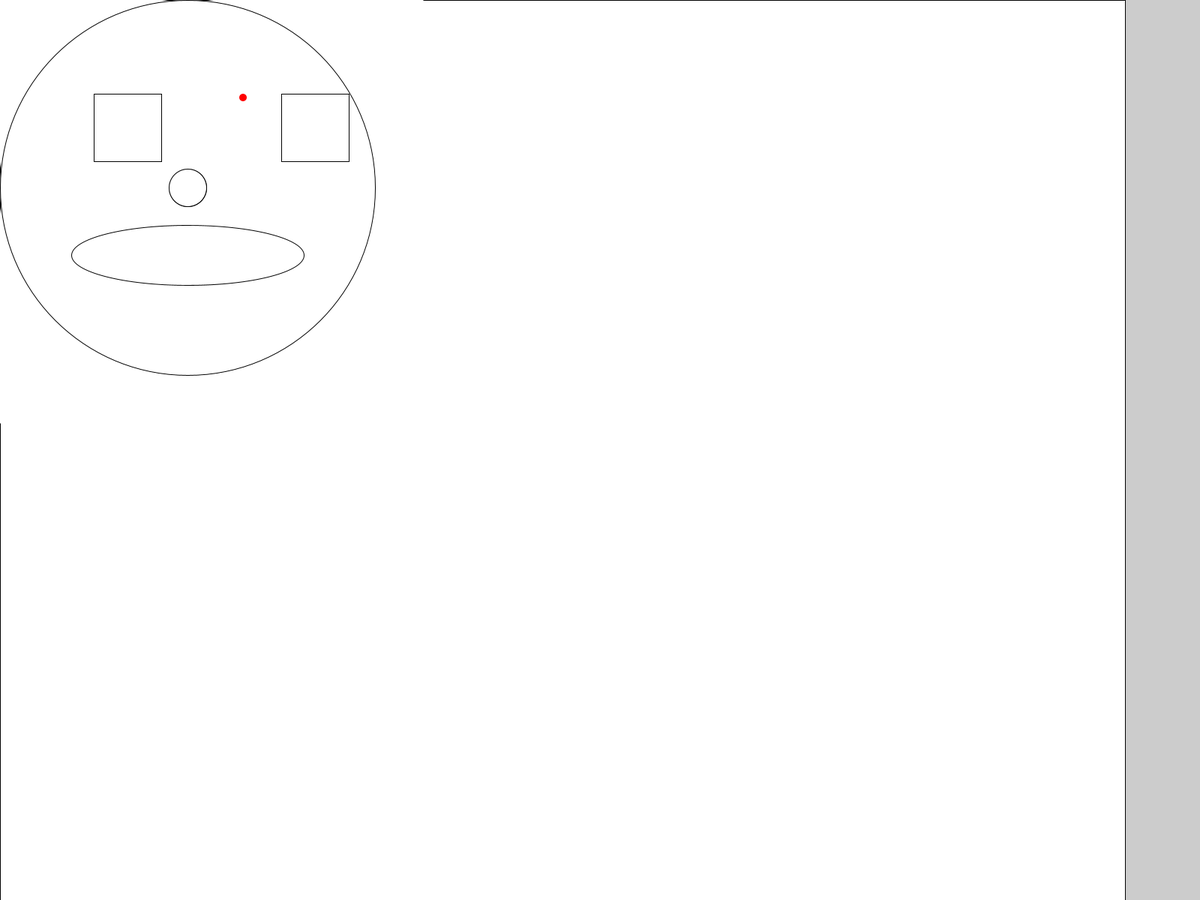
Frame 1 (no input)
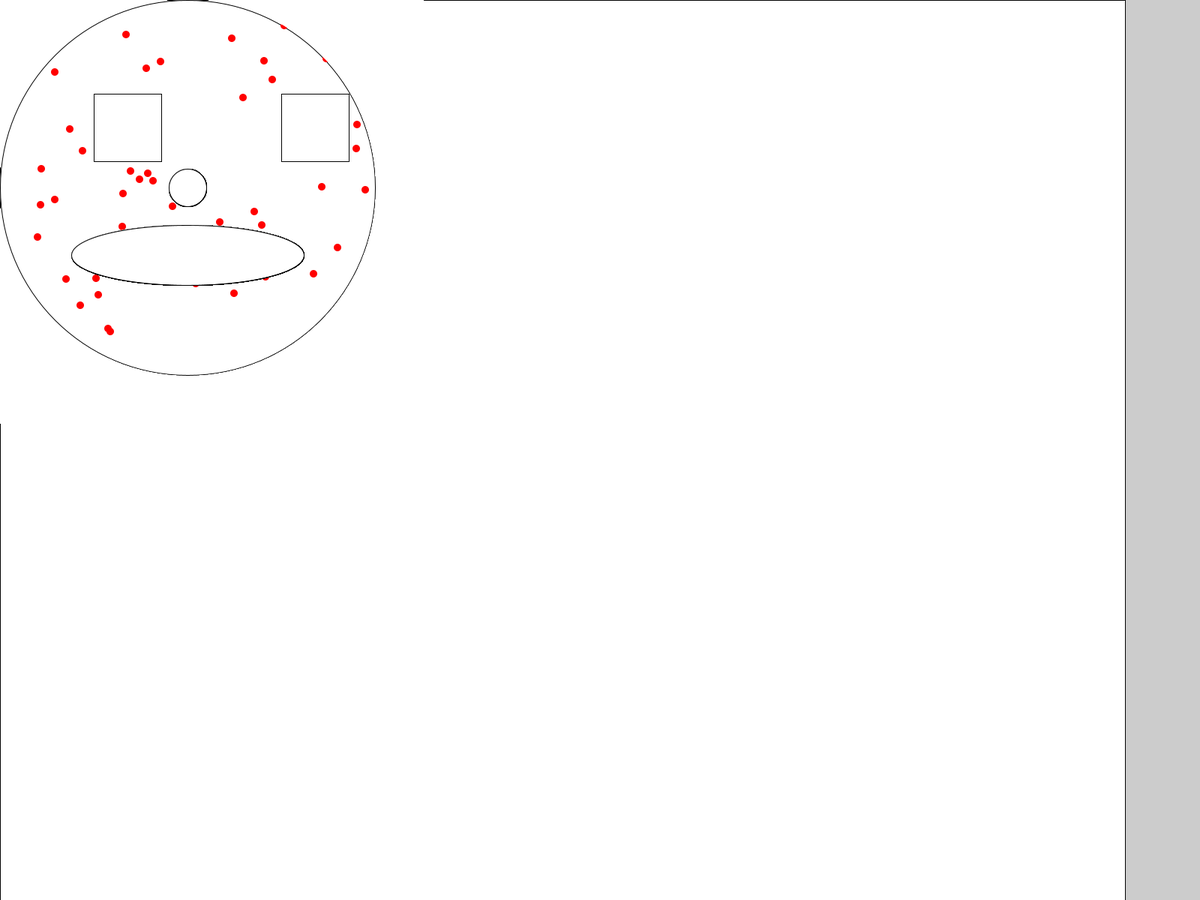
Frame 60 (the mouse pressed at the canvas centre just before this capture)
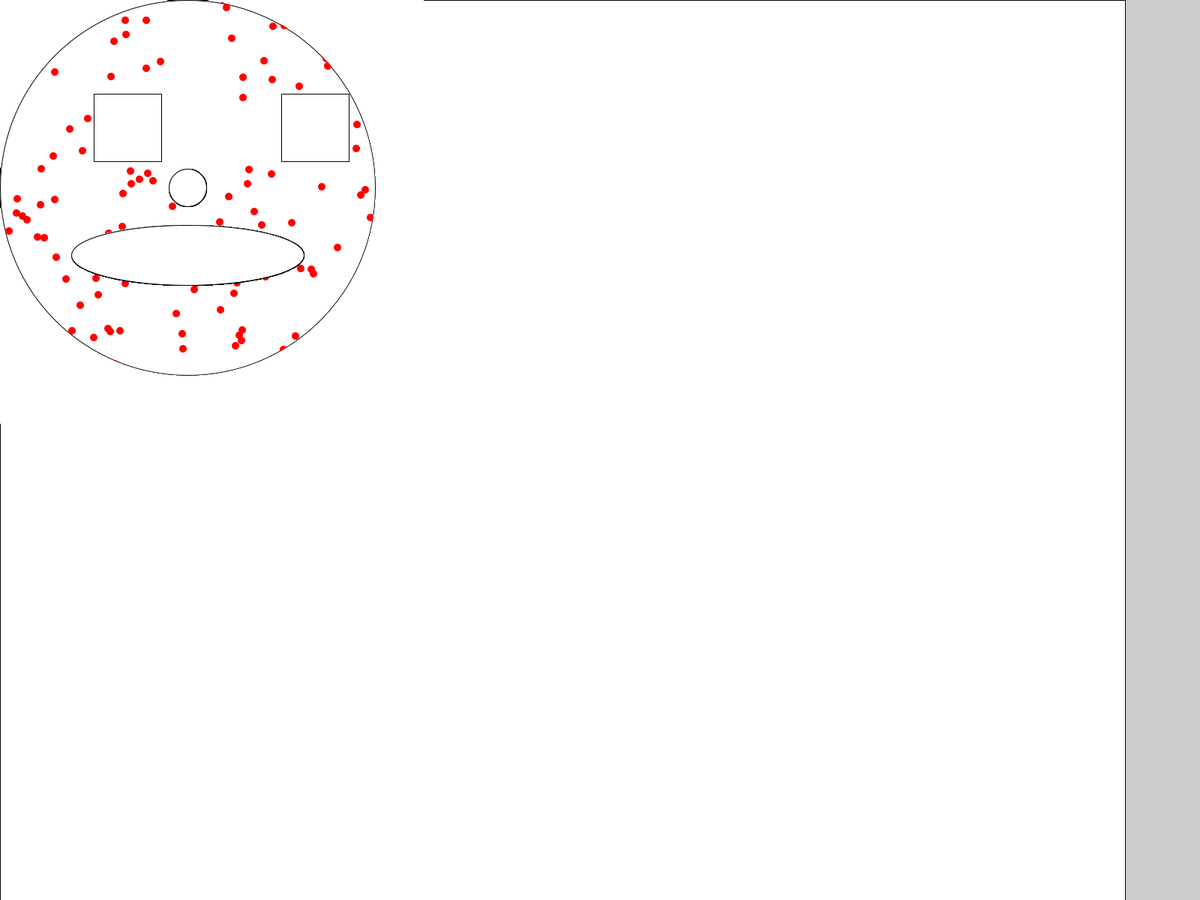
Frame 120 (the mouse held since frame 60 and released just before this capture)

The Processing sketch that drew these frames (run headless with seeded random() and noise(); from frame 60 on, the mouse is pressed at the canvas centre):

// Processing sketch: Measle_Aissngment
// ── Measle_Aissngment.pde
//Happy Measles, Structured Program

//Variables Go Here



void setup () {
  //Notice the overlap of lines, seperated by 1 pixel
fullScreen();
  //fullScreen();
  //print("Screen Dimension" + "\n My display width is " + displayWidth + "\nDisplay height is " + displayHeight);

  fill (#FFFFFF);
  rect (0, 0, 1500, 1500);
  fill(255);
  ellipse (250, 250, 500, 500); //face
  rect (375, 125, 75, 75); //eye left
  rect (375, 125, 75, 75); //eye right
  rectMode (CENTER);
  ellipse (250, 250, 50, 50); //nose
  rect (250, 250+90, 250, 20); //mouth
  rectMode (CORNER);
  //ellipse (displayWidth/2, displayHeight/2, displayHeight, displayHeight); //face
  //ellipse (displayWidth*3/8, displayHeight/4, displayWidth/10, displayWidth/10); //eye left
  //ellipse (displayWidth*5/8, displayHeight/4, displayWidth/10, displayWidth/10); //eye right
  //rectMode (CENTER); //change the default from CORNER
  //rect (displayWidth/2, displayHeight/2, displayHeight/11, displayHeight/11); //nose
  //rect (displayWidth/2, displayHeight/2+displayHeight/6, displayHeight/2, displayHeight/20); // mouth
  //rectMode (CORNER); //Change back to the Default
}

void draw () {
  //ellipse (int (random(0, 502)), int (random(0,502)), 800, 800);
  noStroke(); //Change the default
  fill(#FF0000); //Beautiful Red colour
  ellipse (int (random(0, 502)), int (random(0, 502)), 10, 10); //Measles Start, Casting Review
  //ellipse (random(0, 502), random(0, 502), 10, 10); //Measles Start,
  //ellipse (random(0, 502), random(0, 502), 10, 10);

  stroke(1);
  fill(#FFFFFF); //so my doesn't get a red color
  rect (375, 125, 75, 75);//eye left
  rect (125, 125, 90, 90); //eye left outside
  rect (375, 125, 75, 75); //eye right
  rect (375, 125, 90, 90); //eye right outside
  rectMode (CENTER);
  ellipse (250, 250, 50, 50); //nose
  ellipse( 250, 340, 310, 80);//Mouth
  rectMode (CORNER);

  noFill ();
  stroke(255);
  strokeWeight (150);
  ellipse (250, 250, 653, 653);
  strokeWeight (1);
}

//void keyPressed () {}

//void mousePressed () 
{}

/*
 ellipse (random(0, 502), random(0, 502), 10, 10); //Measles Start,
 ellipse (random(0, 502), random(0, 502), 10, 10); //Measles Start,
 ellipse (random(0, 502), random(0, 502), 10, 10); //Measles Start,
 ellipse (random(0, 502), random(0, 502), 10, 10); //Measles Start,
 ellipse (random(0, 502), random(0, 502), 10, 10); //Measles Start,
 ellipse (random(0, 502), random(0, 502), 10, 10); //Measles Start,
 ellipse (random(0, 502), random(0, 502), 10, 10); //Measles Start,
 ellipse (random(0, 502), random(0, 502), 10, 10); //Measles Start,
 ellipse (random(0, 502), random(0, 502), 10, 10); //Measles Start,
 ellipse (random(0, 502), random(0, 502), 10, 10); //Measles Start,
 ellipse (random(0, 502), random(0, 502), 10, 10); //Measles Start,
 ellipse (random(0, 502), random(0, 502), 10, 10); //Measles Start,
 ellipse (random(0, 502), random(0, 502), 10, 10); //Measles Start,
 ellipse (random(0, 502), random(0, 502), 10, 10); //Measles Start,
 ellipse (random(0, 502), random(0, 502), 10, 10); //Measles Start,
 ellipse (random(0, 502), random(0, 502), 10, 10); //Measles Start,
 stroke(1); //Change back to the default
 fill(255, 255, 255); //Change back to white
 */
